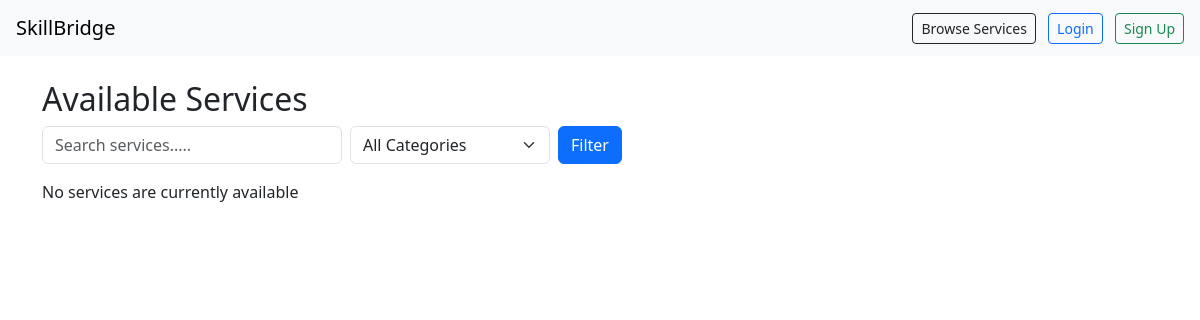
Page /services/all/ on the earlier database version.
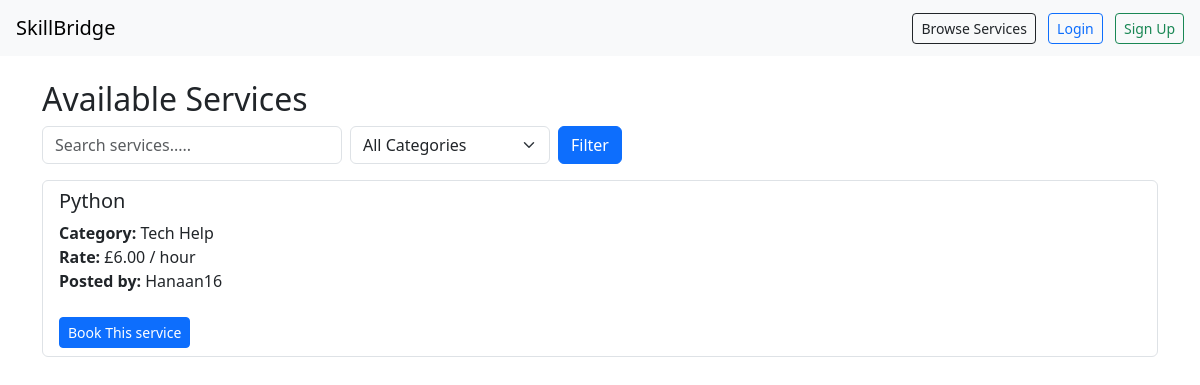
Same page on the later database version.
### services/models.py (models this page shows, shortened)
class SkillService(models.Model):
    CATEGORY_CHOICES = [
        ('Tutoring', 'Tutoring'),
        ('Tech Help', 'Tech Help'),
        ('Sewing', 'Sewing'),
        ('Gardening', 'Gardening'),
        ('Other', 'Other'),
    ]
    provider = models.ForeignKey(User, on_delete=models.CASCADE)
    title = models.CharField(max_length=100)
    description = models.TextField()
    category = models.CharField(max_length=50, choices=CATEGORY_CHOICES)
    rate_per_hour = models.DecimalField(max_digits=6, decimal_places=2)
    is_approved = models.BooleanField(default=False)
    created_at = models.DateTimeField(auto_now_add=True)

### services/views.py (the view)
# urls.py: path('all/', service_list, name='service_list'),
def service_list(request):
    query = request.GET.get('q')
    category = request.GET.get('category')
    services = SkillService.objects.filter(is_approved=True)
    if query:
        services = services.filter(title__icontains=query)
    if category and category != 'All':
        services = services.filter(category=category)
    return render(request, 'services/service_list.html', {
        'services': services,
        'query': query or '',
        'category': category or 'All'
    })

### services/templates/services/service_list.html (shortened to what this page needs)
{% extends 'base.html' %}
{% block content %}
<h2>Available Services</h2>
<form method="get" class="mb-3 d-flex gap-2">
    <input type="text" name="q" value="{{ query }}" placeholder="Search services....." class="form-control" style="max-width: 300px;">
    <select name="category" class="form-select" style="max-width: 200px">
        <option value="All" {% if category == 'All' %}selected{% endif %}>All Categories</option>
    </select>
    <button type="submit" class="btn btn-primary">Filter</button>
</form>
{% if services %}
<div class="list-group">
    {% for service in services %}
    <div class="list-group-item">
        <h5>{{ service.title }}</h5>
        <p>
         <strong>Category:</strong> {{ service.category }} <br>
         <strong>Rate:</strong> £{{ service.rate_per_hour }} / hour <br>
         <strong>Posted by:</strong> {{service.provider.username }}
        </p>
        <a href="{% url 'book_service' service.id %}" class="btn btn-sm btn-primary mt-2">Book This service</a>
    </div>
    {% endfor %}
</div>
{% else %}
<p>No services are currently available</p>
{% endif %}
{% endblock %}

Differences in the rows shown:
added SkillService: title "Python", category "Tech Help", rate_per_hour "6.00", provider.username "Hanaan16"
Other differences:
text no longer shown: "No services are currently available"
